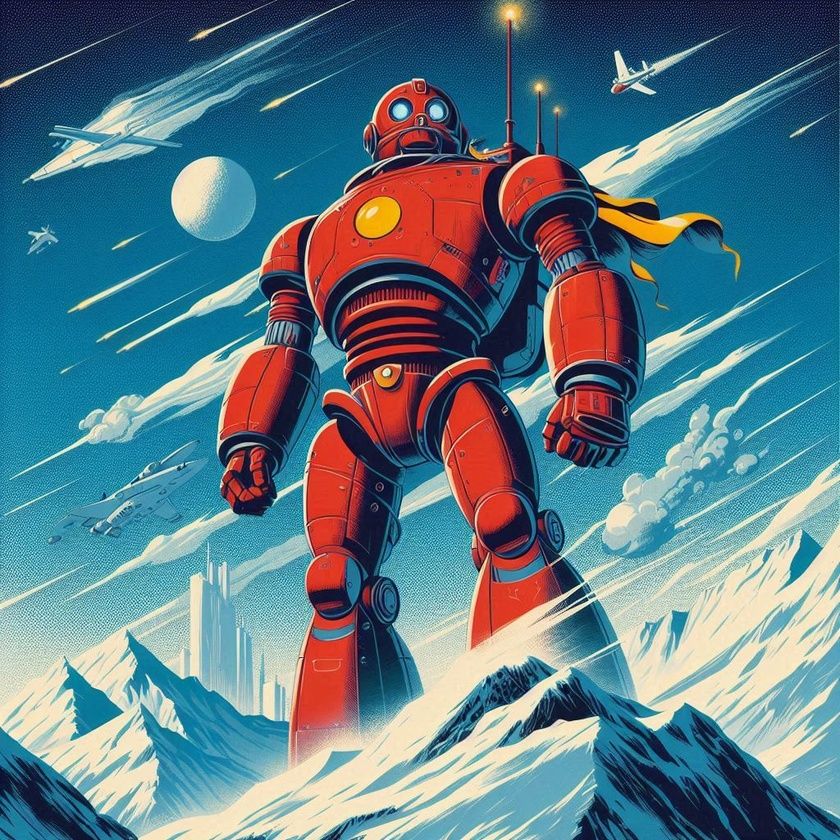
#> input picture test.jpg, 840 x 840 px, shrunk from 1024 x 1024 before the run
$ python lab3_colour_detection.py
#> lines starting #> are read from the running program, lines starting #| are printed output that depends on the picture; after the words box and inside, x2 and y2 are one past the last pixel; in counts of white or black regions, pixels touching at a corner belong together
import cv2
import numpy as np

# Load image
img = cv2.imread("test.jpg")
#> img is the input picture: shape (840, 840, 3); mean B, G, R 134.2, 122, 92.4

if img is None:
    print("Image not found")
    exit()

# Convert to HSV
img_hsv = cv2.cvtColor(img, cv2.COLOR_BGR2HSV)
#> img_hsv: shape (840, 840, 3); mean H, S, V 83.3, 154.5, 156.1

# ----------------------------
# Choose colour range (example: GREEN)
# ----------------------------

lower = np.array([0, 100, 100])
upper = np.array([10, 255, 255])

# Create mask
mask = cv2.inRange(img_hsv, lower, upper)
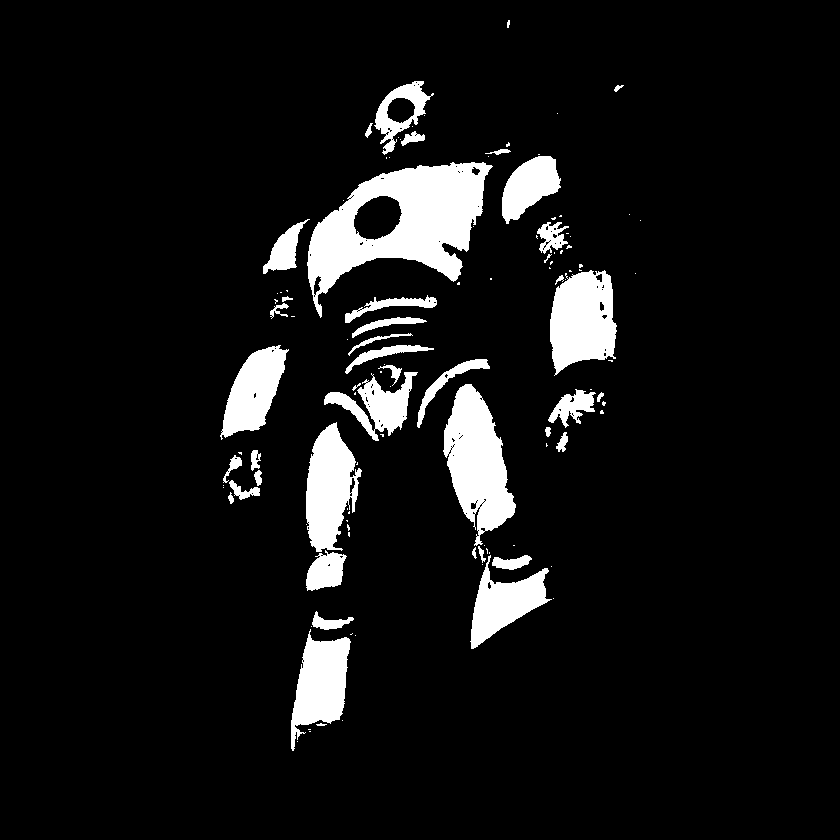
#> mask: shape (840, 840); 8% white; 114 white regions (72 under 20 px)

# Extract colour using mask
result = cv2.bitwise_and(img, img, mask=mask)
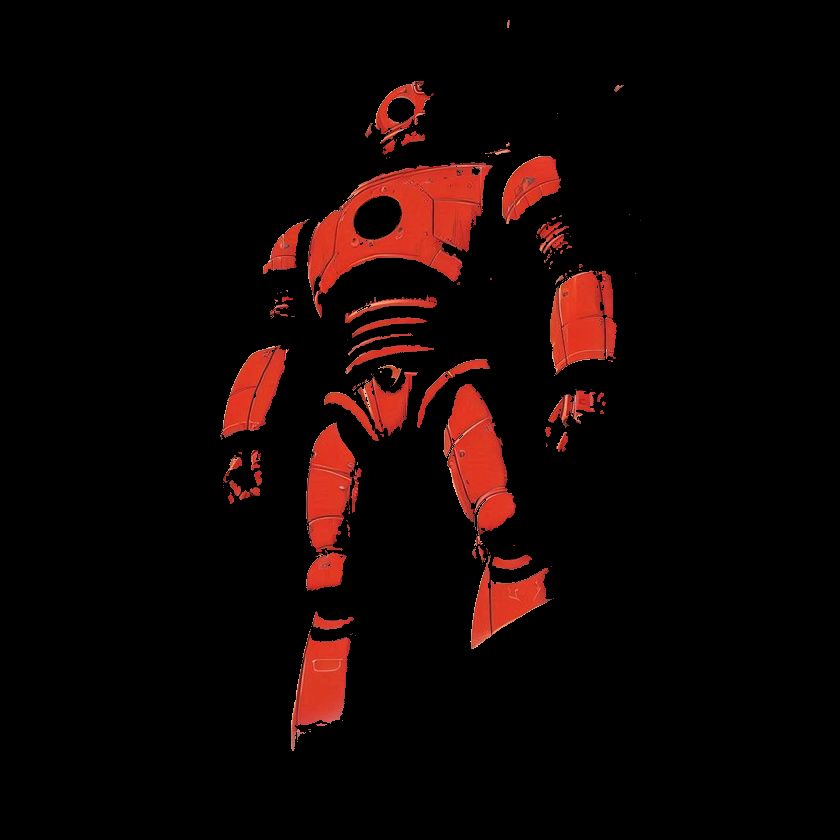
#> result: shape (840, 840, 3); mean B, G, R 3.6, 4.8, 16.5

# ----------------------------
# Optional: Find contours
# ----------------------------

contours, _ = cv2.findContours(mask, cv2.RETR_EXTERNAL, cv2.CHAIN_APPROX_SIMPLE)
#> contours = 114 contours, 75 with area under 20; largest, box (x1, y1, x2, y2) and area: (307, 162, 493, 318) 14460, (443, 384, 516, 546) 6516, (550, 270, 617, 376) 5165, (306, 422, 362, 552) 4456, (291, 629, 351, 751) 3924

for cnt in contours:
    area = cv2.contourArea(cnt)
    if area > 500:  # ignore tiny noise
        x, y, w, h = cv2.boundingRect(cnt)
        cv2.rectangle(img, (x, y), (x+w, y+h), (0,255,0), 2)
#> this loop made 114 passes
#> (area, x, y, w, h) on passes 8, 15, 17, 42, 48, 50, 52, 57, 58, 59, 67, 76: (3923.5, 291, 629, 60, 122), (3202.5, 470, 555, 82, 94), (1062, 306, 550, 41, 41), (4456.5, 306, 422, 56, 130), (801, 548, 389, 48, 39), (6516, 443, 384, 73, 162), (2357.5, 324, 372, 94, 69), (731, 417, 359, 73, 69), (526.5, 345, 345, 89, 29), (3406, 220, 345, 69, 95), (637.5, 345, 295, 92, 28), (5165, 550, 270, 67, 106)
#> area on passes 10, 14, 19, 20, 29, 32: 306, 324, 20, 36, 29.5, 210
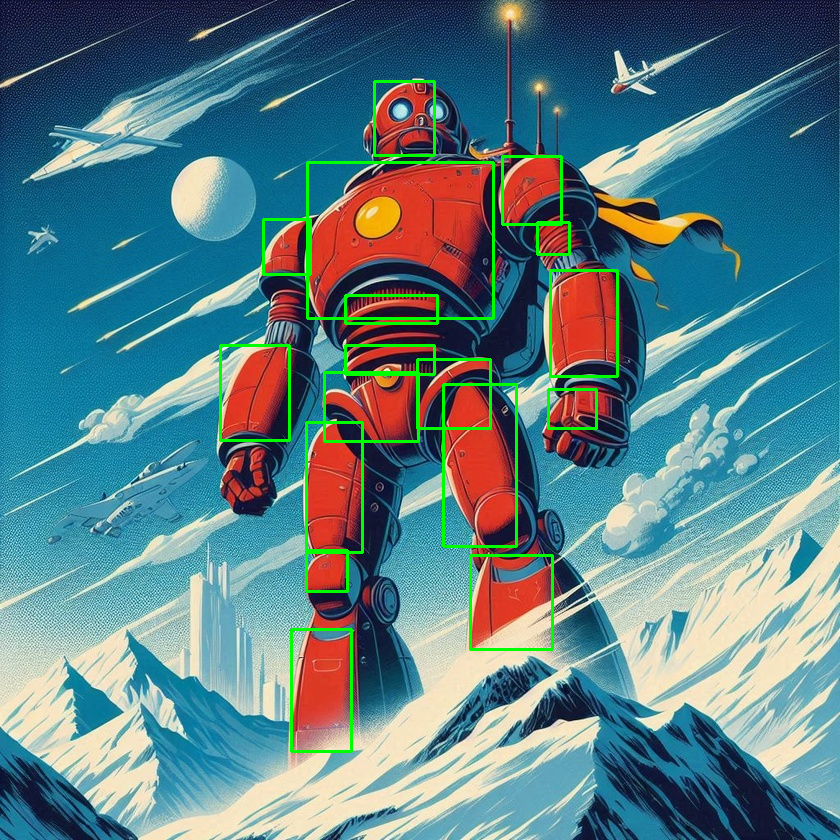
#> img: shape (840, 840, 3); 2.14% of pixels changed, all inside (x1, y1, x2, y2) = (219, 80, 619, 753)

# ----------------------------
# Show results
# ----------------------------

cv2.imshow("Original", img)
cv2.imshow("Mask", mask)
cv2.imshow("Detected Colour", result)

cv2.waitKey(0)
cv2.destroyAllWindows()

$ run again, with coins_02_800.jpg copied over test.jpg
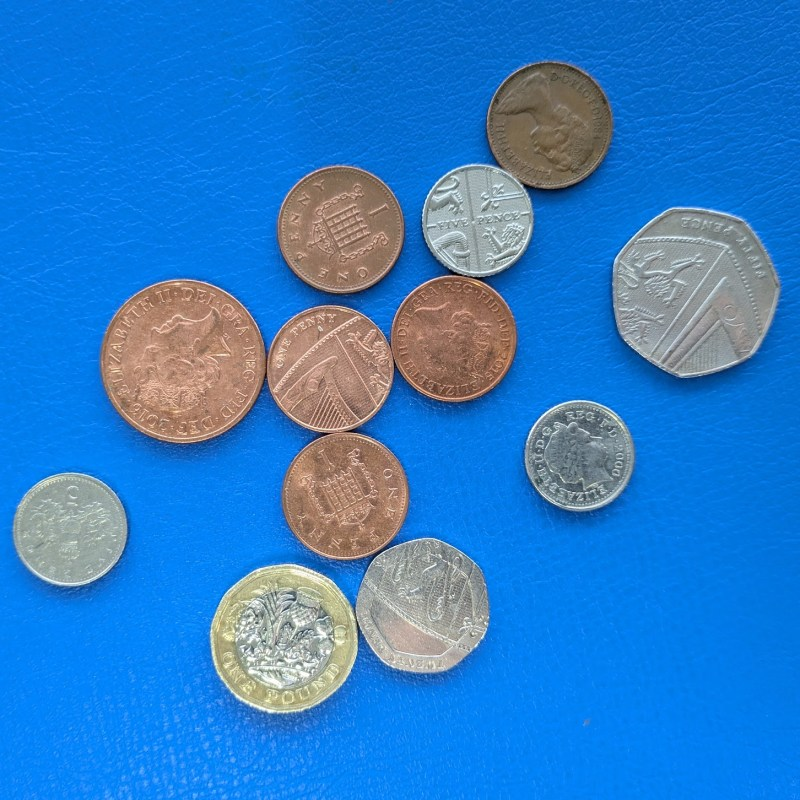
#> input picture coins_02_800.jpg, 800 x 800 px
#> img is the input picture: shape (800, 800, 3); mean B, G, R 200.4, 125.3, 45.3
#> img_hsv: shape (800, 800, 3); mean H, S, V 89.1, 197.7, 208.2
#> `mask = cv2.inRange(img_hsv, lower, upper)`:
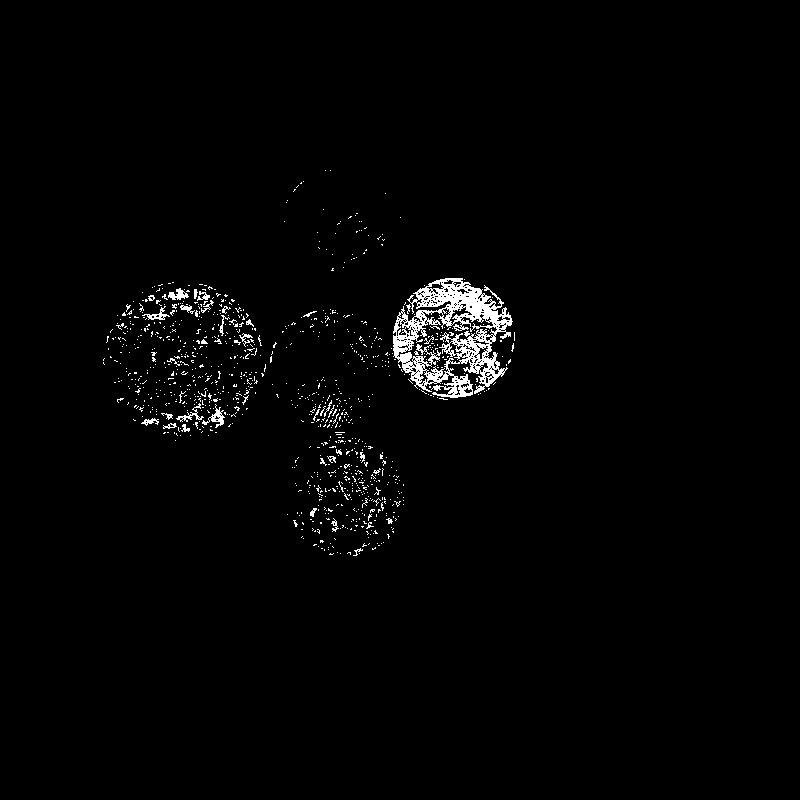
#> mask: shape (800, 800); 1.7% white in thin lines or dots, all inside (x1, y1, x2, y2) = (103, 170, 515, 556)
#> contours = 968 contours, 951 with area under 20; largest, box (x1, y1, x2, y2) and area: (393, 278, 513, 398) 8928, (202, 404, 225, 428) 128, (168, 288, 189, 300) 106, (142, 306, 170, 320) 93, (176, 403, 204, 422) 71
#> the loop `for cnt in contours:` made 968 passes
#> (area, x, y, w, h) on pass 925: (8927.5, 393, 278, 120, 120)
#> after the loop `for cnt in contours:`:
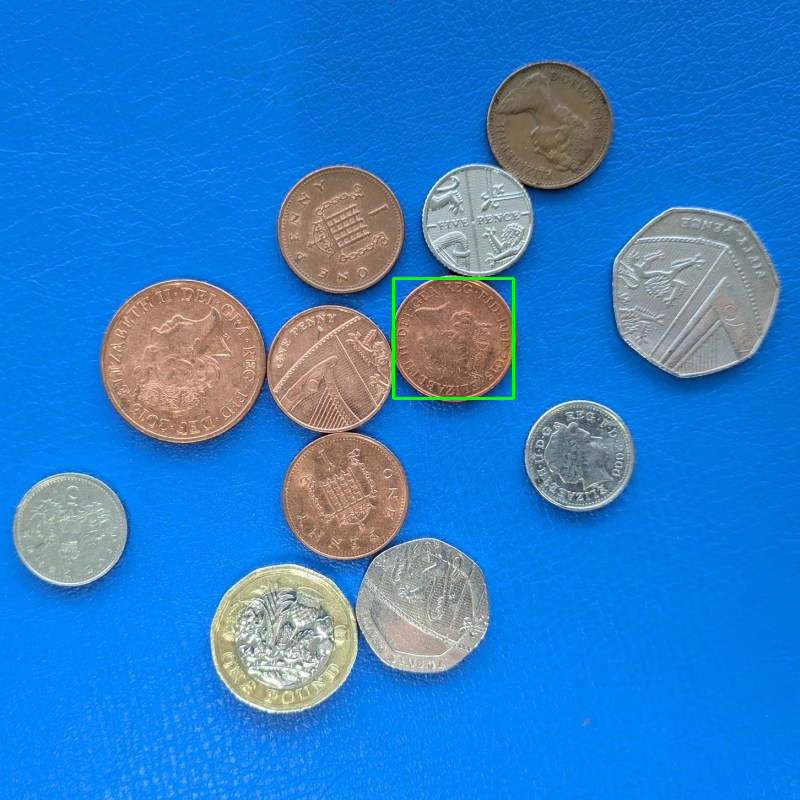
#> img: shape (800, 800, 3); 0.22% of pixels changed, all inside (x1, y1, x2, y2) = (392, 277, 515, 400)
